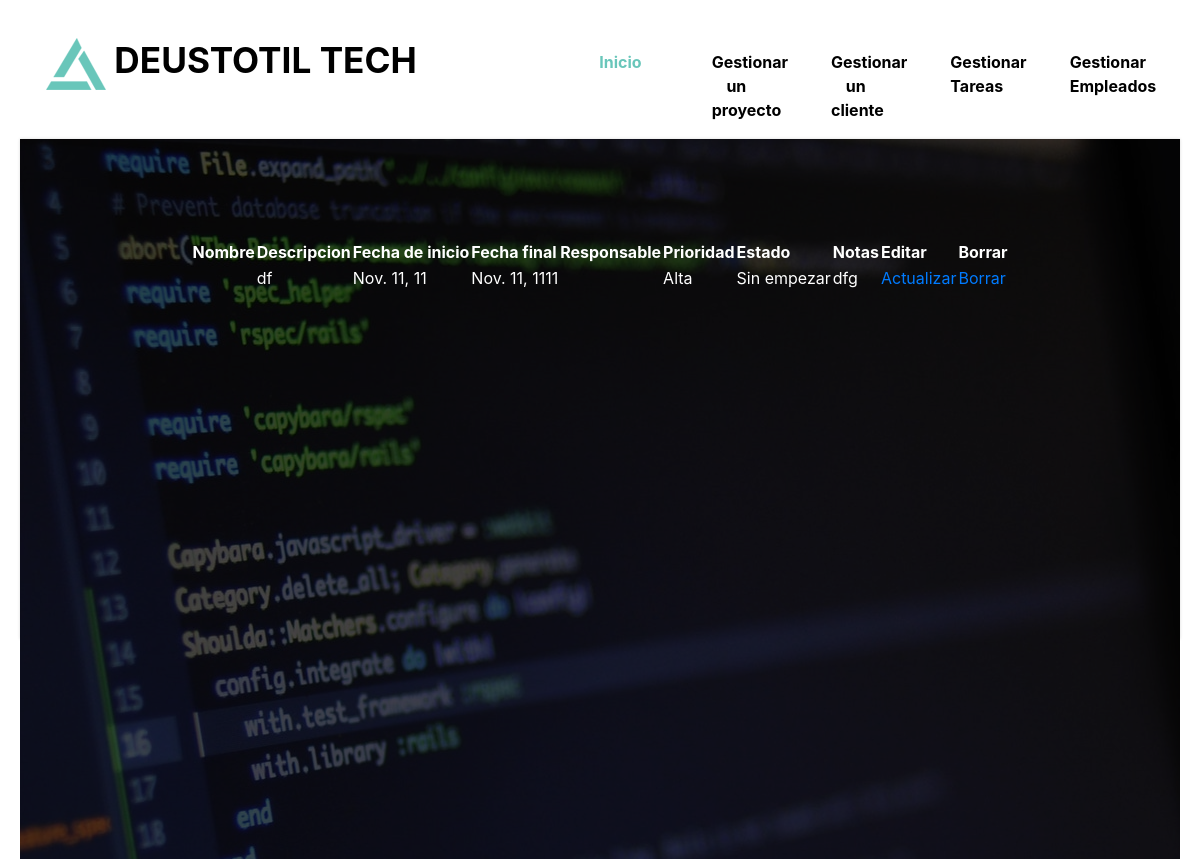
The page /myApp/tareas/1/ on the database its author committed.
### myApp/models.py (models this page shows, shortened)
class Tarea(models.Model):
    nombre_tarea = models.CharField(max_length=100)
    descripcion = models.CharField(max_length=1000)
    fecha_inicio = models.DateField()
    fecha_fin = models.DateField()
    nombre = models.ForeignKey(Empleado, on_delete=models.CASCADE)
    prioridad = models.CharField(max_length=100)
    estado = models.CharField(max_length=100)
    notas = models.CharField(max_length=10000, blank=True)

### myApp/views.py (the view)
# urls.py: path('tareas/<int:pk>/', views.TareasDetailView.as_view(), name='tareasDetailView'),
class TareasDetailView(DetailView):
    model = Tarea
    template_name = "tareasDetailView.html"
    def get_context_data(self, **kwargs):
        context = super(TareasDetailView, self).get_context_data(**kwargs)
        return context

### myApp/templates/tareasDetailView.html (shortened to what this page needs)
{% load static %}
<!DOCTYPE html>
<html lang="en">
<head>
    <link rel="stylesheet" href="{% static 'font-awesome-4.7.0/css/font-awesome.min.css' %}">
    <link rel="stylesheet" href="{% static 'css/bootstrap.min.css' %}">
    <link rel="stylesheet" type="{% static 'css' %}" href="{% static 'css/datepicker.css' %}">
    <link rel="stylesheet" type="{% static 'css' %}" href="{% static 'slick/slick.css' %}"/>
    <link rel="stylesheet" type="{% static 'css' %}" href="{% static 'slick/slick-theme.css' %}"/>
    <link rel="stylesheet" href="{% static 'css/templatemo-style.css' %}">
      </head>
<body>
       <div class="tm-main-content" id="top">
            <div class="tm-top-bar-bg"></div>
            <div class="tm-top-bar" id="tm-top-bar">
                <div class="container">
                    <div class="row">
                        <nav class="navbar navbar-expand-lg narbar-light">
                            <a class="navbar-brand mr-auto" href="#">
                                <img src="{% static 'img/logo.png' %}" alt="Site logo">
                                Deustotil Tech
                            </a>
                            <div id="mainNav" class="collapse navbar-collapse tm-bg-white">
                                <ul class="navbar-nav ml-auto">
                                    <li class="nav-item">
                                        <a class="nav-link active" href="{% url 'index' %}">Inicio <span class="sr-only">(current)</span></a>
                                    </li>
                                  <div class="dropdown">
                                      <li class="nav-item">
                                          <button class="dropbtn">Gestionar un proyecto</button>
                                      </li>
                                  </div>
                                  <div class="dropdown">
                                      <li class="nav-item">
                                          <button class="dropbtn">Gestionar un cliente</button>
                                      </li>
                                  </div>
                                <div class="dropdown">
                                    <li class="nav-item">
                                        <button class="dropbtn">Gestionar Tareas</button>
                                    </li>
                                </div>
                                <div class="dropdown">
                                    <li class="nav-item">
                                        <button class="dropbtn">Gestionar Empleados</button>
                                    </li>
                                </div>
                            </ul>
                        </div>
                    </nav>
                </div>
            </div>
        </div>
        <div class="tm-page-wrap mx-auto" style="max-height:500px ">
            <section class="tm-banner">
                <div class="tm-container-outer tm-banner-bg">
                    <div class="container">
                        <div class="row tm-banner-row" id="tm-section-search">
                            <table>
                                <thead>
                                    <tr>
                                        <th style="color:white">Nombre</th>
                                        <th style="color:white">Descripcion</th>
                                        <th style="color:white">Fecha de inicio</th>
                                        <th style="color:white">Fecha final</th>
                                        <th style="color:white">Responsable</th>
                                        <th style="color:white">Prioridad</th>
                                        <th style="color:white">Estado</th>
                                        <th style="color:white">Notas</th>
                                        <th style="color:white">Editar</th>
                                        <th style="color:white">Borrar</th>
                                    </tr>
                                </thead>
                                <tbody>
                                    <tr>
                                        <td style="color:white">{{ tarea.nombre_tarea }}</td>
                                        <td style="color:white">{{ tarea.descripcion }}</td>
                                        <td style="color:white">{{ tarea.fecha_inicio }}</td>
                                        <td style="color:white">{{ tarea.fecha_fin }}</td>
                                        <td style="color:white">{{ tarea.nombre }}</td>
                                        <td style="color:white">{{ tarea.prioridad }}</td>
                                        <td style="color:white">{{ tarea.estado }}</td>
                                        <td style="color:white">{{ tarea.notas }}</td>
                                        <td style="color:white"><a href="{% url 'tareasUpdateView' tarea.id %}">Actualizar</a> </td>
                                        <td style="color:white"><a href="{% url 'tareasDeleteView' tarea.id %}">Borrar</a> </td>
                                    </tr>
                                </tbody>
                            </table>
                        </div>
                        <div class="tm-banner-overlay"></div>
                    </div>
                </div>
            </section>
</div>
</div>
</body>
</html>

### myApp/static/css/templatemo-style.css (style rules this page uses)
.dropbtn { background-color: #fff; color: black; display: block; padding: 50px 35px; font-size: 16px; font-weight: 700; border: none; height: 105.52px; width: 119.33px; }
.dropdown { position: relative; display: inline-block; }
a, button { transition: all 0.3s ease; }
.tm-page-wrap { max-width: 1400px; box-shadow: 0 0 3px rgba(0, 0, 0, 0.15); background: white; }
.tm-container-outer { max-width: 1400px; margin: 0 auto; }
.tm-top-bar .navbar-expand-lg .navbar-nav .nav-link { padding: 50px 35px; }
.tm-top-bar { position: fixed; top: 0; left: 0; width: 100%; padding: 0; z-index: 10000; transition: all 0.2s ease-in-out; height: 119px; background: white; }
.tm-top-bar .navbar-brand img { width: 60px; height: auto; }
.tm-top-bar-bg { height: 119px; }
.tm-top-bar a { color: black; }
.navbar-brand { font-size: 2.2rem; text-transform: uppercase; }
.navbar { font-weight: 700; width: 100%; padding-top: 0; padding-bottom: 0; }
.nav-link.active, .nav-link:hover { color: #69c6ba; }
.tm-banner-overlay { z-index: 1; height: 100%; width: 100%; position: absolute; overflow: auto; top: 0px; left: 0px; background: rgba(0, 0, 0, 0.7); }
.tm-banner-bg { background: url(../img/software.png) center top no-repeat; min-height: 720px; position: relative; }
.tm-banner-row { position: relative; z-index: 100; justify-content: center; padding-top: 100px; }

### rows shown on the page
Tarea: descripcion "df", fecha_inicio "Nov. 11, 11", fecha_fin "Nov. 11, 1111", prioridad "Alta", estado "Sin empezar", notas "dfg"
